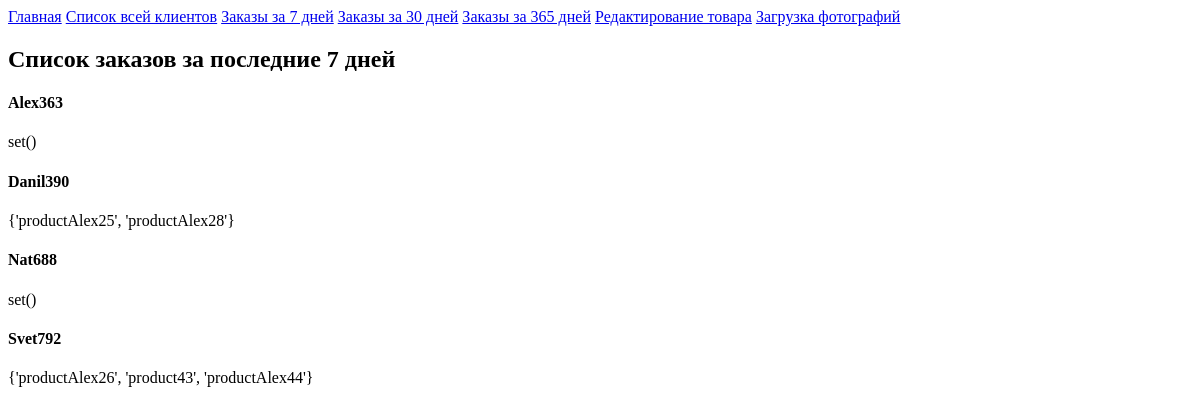
The page /data_7/ on the database as committed earlier.
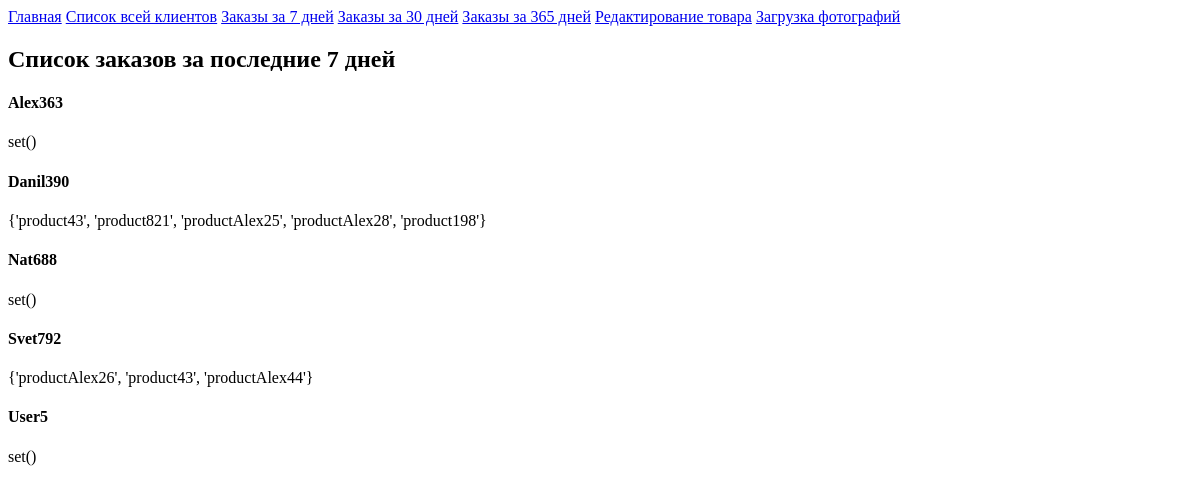
The same page on the database as committed later.
### shopapp/models.py (models this page shows, shortened)
class Client(models.Model):
    name_client = models.CharField(max_length=30)
    email = models.EmailField()
    number_phone = models.CharField(max_length=12)
    address = models.CharField(max_length=100)
    registration_date_client = models.DateField()

### shopapp/views.py (the view)
# urls.py: path('data_7/', views.date_7, name='date_7'),
def date_7(request, date=7):
    title = f'Заказы за последние {date} дней'
    client_dict = {}
    today = datetime.now()
    before = today - timedelta(days=date)
    clients = Client.objects.all()
    for client in clients:
        orders = Order.objects.filter(client=client, data_order__range=(before, today))
        product_list = []
        for order in orders:
            products = order.products.all()
            for product in products:
                product_list.append(product.name_product)
        client_dict[client] = set(product_list)
    return render(request, 'shopapp/date_7.html', {'title': title, 'client_dict': client_dict})

### shopapp/templates/shopapp/date_7.html (shortened to what this page needs)
{% extends 'shopapp/base.html' %}
{% block content %}
<h1>Список заказов за последние 7 дней</h1>
{% for key, values in client_dict.items %}
<h4>{{ key.name_client }}</h4>
<p>{{ values }}</p>
{% endfor %}
{% endblock %}

Rows that differ between the two databases and show on the page:
computed for Client "Danil390": values "{'productAlex25', 'productAlex28'}" → "{'product43', 'product821', 'productAlex25', 'productAlex28', 'product198'}"
added Client: name_client "User5", values "set()"
